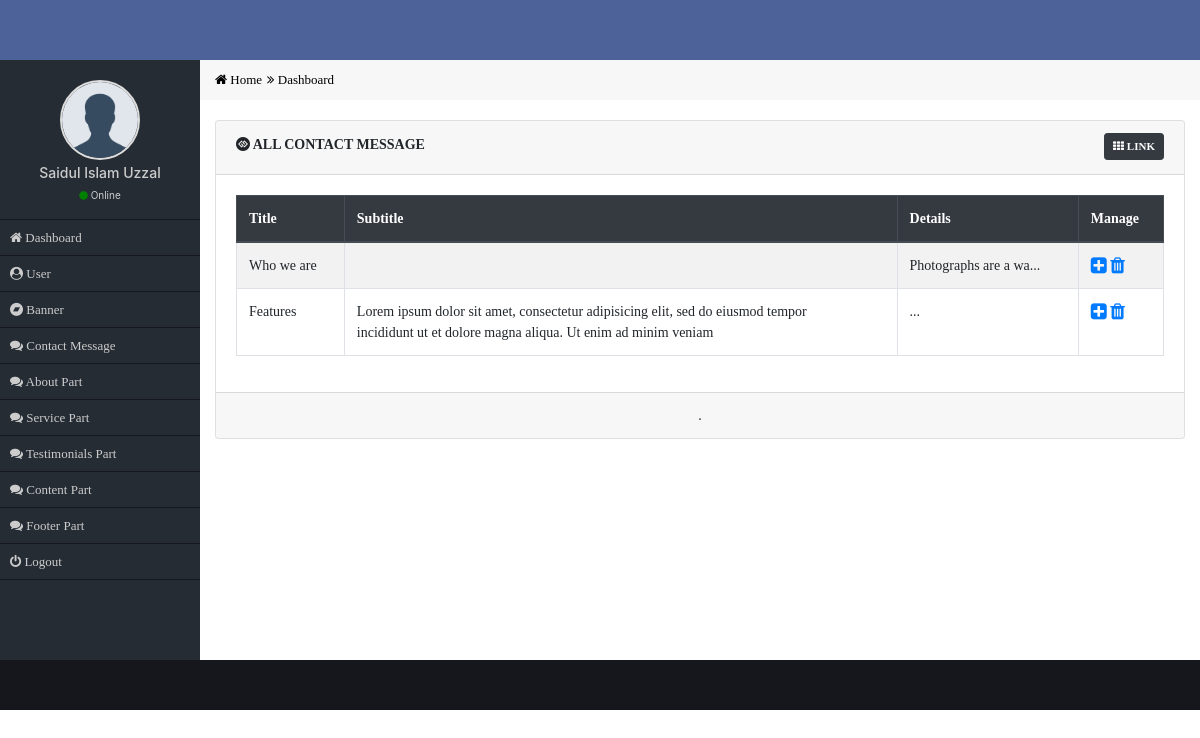
/admin/content-all-message.php (signed in), run on the app's committed database.
### tables this page shows
CREATE TABLE `cs_content` (
  `content_id` int(11) NOT NULL,
  `content_title` varchar(100) NOT NULL,
  `content_subtitle` varchar(255) NOT NULL,
  `content_details` text NOT NULL,
  `content_image` varchar(50) NOT NULL
);

### admin/content-all-message.php (the view, shortened to what this page needs)
<?php
    require_once('functions/main.php');
    if($_SESSION['role']=='1'){
?>
    <div class="row">
        <div class="col-md-12 main_content">
            <div class="card">
              <div class="card-header">
                  <div class="row">
                      <div class="col-md-8">
                            <h4 class="card_header_title"><i class="fa fa-gg-circle"></i> All Contact Message</h4>
                      </div>
                      <div class="col-md-4 text-right">
                          <a class="btn btn-sm btn-dark card_top_btn" href="#"><i class="fa fa-th"></i> Link</a>
                      </div>
                  </div>
              </div>
              <div class="card-body">
                  <table class="table table-bordered table-striped table-hover custom_table">
                    <thead class="thead-dark">
                      <tr>
                        <th scope="col">Title</th>
                        <th scope="col">Subtitle</th>
                        <th scope="col">Details</th>
                        <th scope="col">Manage</th>
                      </tr>
                    </thead>
                    <tbody>
                      <?php
                          $sel="SELECT * FROM cs_content ORDER BY content_id DESC";
                          $Q=mysqli_query($con,$sel);
                          while($data=mysqli_fetch_assoc($Q)){
                      ?>
                        <tr>
                          <td><?= $data['content_title']; ?></td>
                          <td><?= $data['content_subtitle']; ?></td>
                          <td><?= substr($data['content_details'],0,20); ?>...</td>
                          <td>
                              <a href="content-view-message.php?v=<?= $data['content_id']; ?>"><i class="fa fa-plus-square fa-lg"></i></a>
                              <a href="delete-message.php?d=<?= $data['content_id']; ?>"><i class="fa fa-trash fa-lg"></i></a>
                          </td>
                        </tr>
                      <?php } ?>
                    </tbody>
                  </table>
              </div>
              <div class="card-footer text-center">
                  .
              </div>
            </div>
        </div>
    </div>
<?php
  }else{
    header('Location:index.php');
  }
?>

### admin/css/style.css (style rules this page uses)
* { margin: 0px; padding: 0px; outline: 0px; }
a { text-decoration: none; }
.main_content { margin-top: 20px; font-family: verdana; font-size: 14px; }
.card_header_title { font-size: 14px; font-weight: bold; margin-top: 4px; font-family: verdana; text-transform: uppercase; }
.card_top_btn { font-size: 11px; font-weight: 600; text-transform: uppercase; }

### data on the page
cs_content: content_title "Who we are", content_details "Photographs are a wa"
cs_content: content_title "Features", content_subtitle "Lorem ipsum dolor sit amet, consectetur adipisicing elit, sed do eiusmod tempor incididunt ut et dolore magna aliqua. Ut enim ad minim veniam"

### other printed values
$_SESSION['name'] "Saidul Islam Uzzal"
